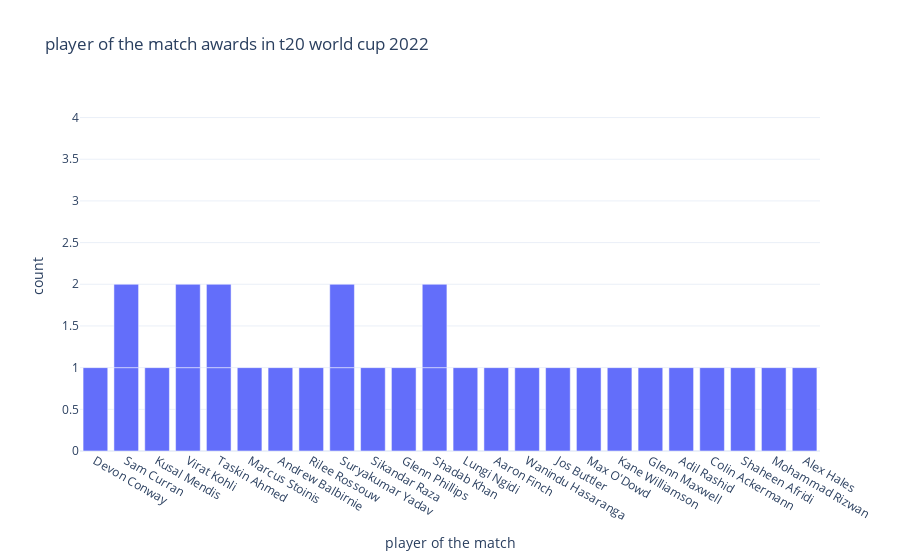

The cell this chart's notebook holds for it:
### Code cell
figure = px.bar(data,
                x = data['player of the match'],
               title = "player of the match awards in t20 world cup 2022")
figure.show()

### Figure 1 — Plotly figure (JSON) as saved in the notebook; plotly's stock layout.template omitted (floating-point values rounded to 4 significant figures)
{"data": [{"alignmentgroup": "True", "hovertemplate": "player of the match=%{x}<br>count=%{y}<extra></extra>", "legendgroup": "", "marker": {"color": "#636efa", "pattern": {"shape": ""}}, "name": "", "offsetgroup": "", "orientation": "v", "showlegend": false, "textposition": "auto", "type": "bar", "x": ["Devon Conway", "Sam Curran", "Kusal Mendis", "Virat Kohli", "Taskin Ahmed", null, "Marcus Stoinis", "Andrew Balbirnie", null, "Rilee Rossouw", "Suryakumar Yadav", "Sikandar Raza", null, null, "Glenn Phillips", "Taskin Ahmed", "Shadab Khan", "Lungi Ngidi", "Aaron Finch", "Wanindu Hasaranga", "Jos Buttler", "Max O'Dowd", "Virat Kohli", "Shadab Khan", "Kane Williamson", "Glenn Maxwell", "Adil Rashid", "Colin Ackermann", "Shaheen Afridi", "Suryakumar Yadav", "Mohammad Rizwan", "Alex Hales", "Sam Curran"], "xaxis": "x", "y": [1, 1, 1, 1, 1, 1, 1, 1, 1, 1, 1, 1, 1, 1, 1, 1, 1, 1, 1, 1, 1, 1, 1, 1, 1, 1, 1, 1, 1, 1, 1, 1, 1], "yaxis": "y"}], "layout": {"barmode": "relative", "legend": {"tracegroupgap": 0}, "title": {"text": "player of the match awards in t20 world cup 2022"}, "xaxis": {"anchor": "y", "domain": [0, 1], "title": {"text": "player of the match"}}, "yaxis": {"anchor": "x", "domain": [0, 1], "title": {"text": "count"}}}}
